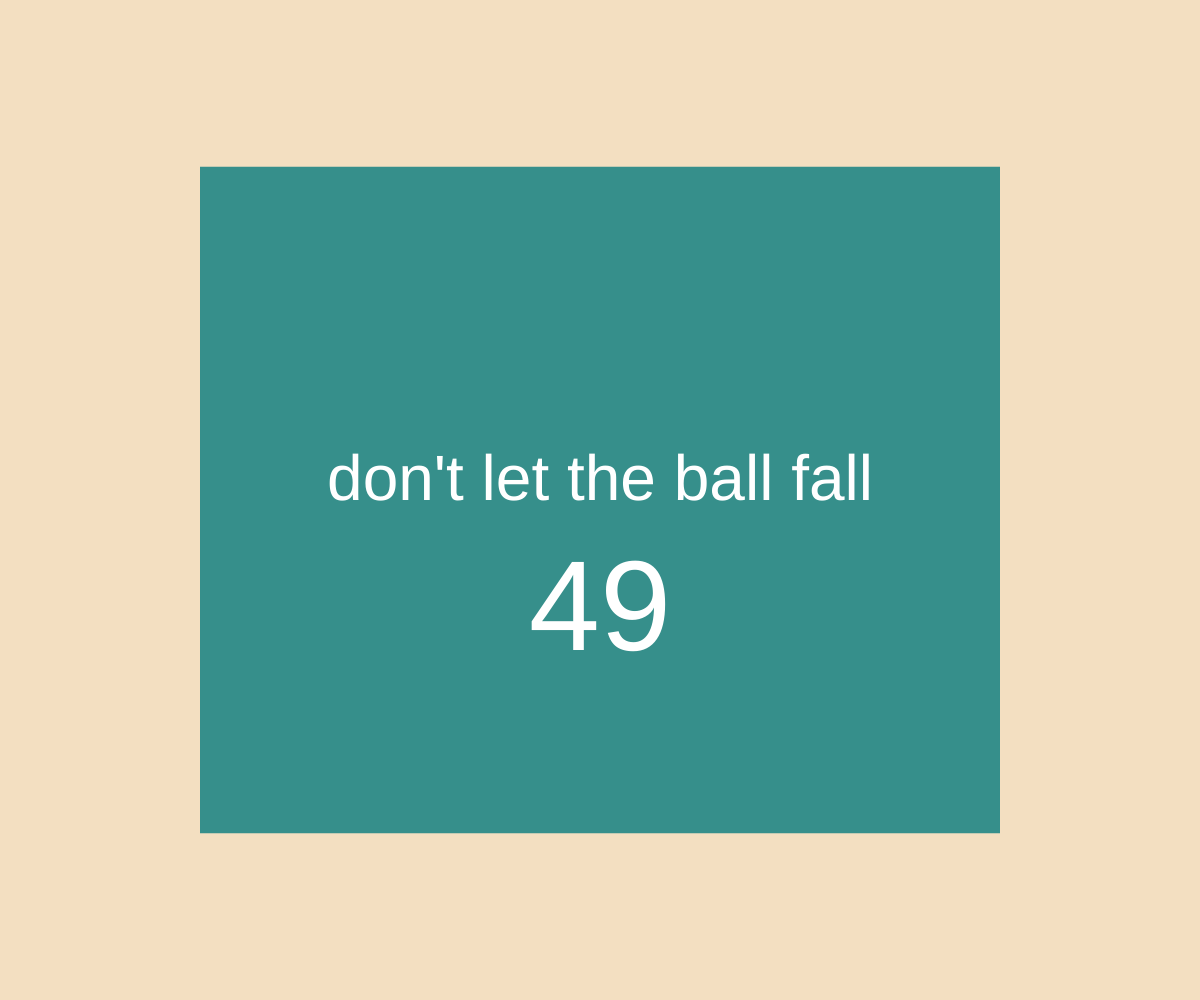
Frame 1 (no input)
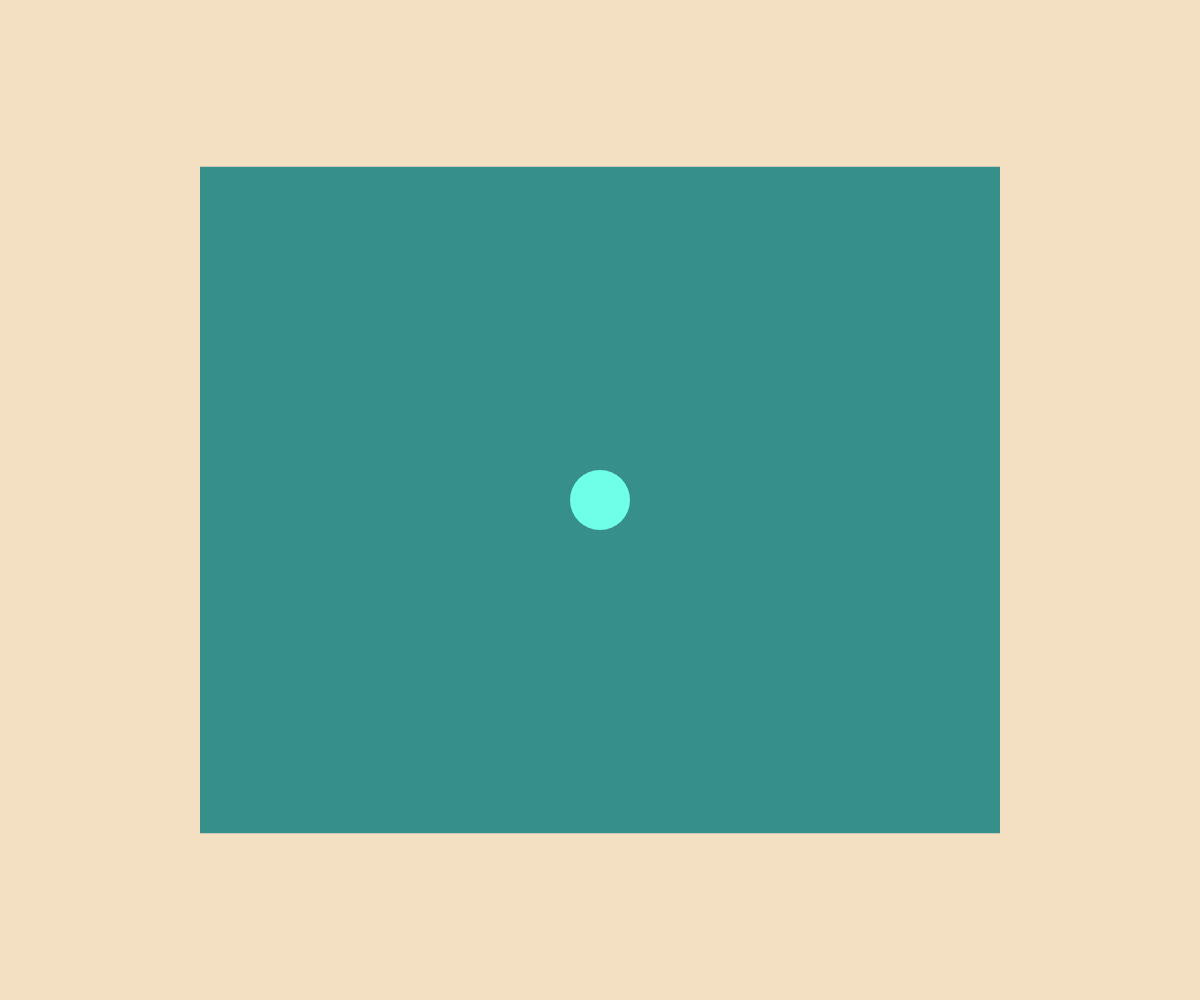
Frame 60 (no input)
Frame 120 (the mouse pressed at the canvas centre since frame 60): identical to frame 60, image omitted

The p5.js sketch that drew these frames (run headless with seeded random() and noise() and a simulated clock; from frame 60 on, the mouse is pressed at the canvas centre):

// p5.js sketch
// ── sketch.js
var x;
var y;
var vx = 0;
var vy = 0;
var countDown = 50;
var gameOver = false;


function preload() {

}

function setup() {
  createCanvas(windowWidth, windowHeight);
  rectMode(CORNERS);
  noStroke();

  x = width / 2;
  y = height / 2;



}

function draw() {

  background(243, 223, 193);

  fill(54, 143, 139);
  rect(width / 6, height / 6, width / 6 * 5, height / 6 * 5);

  if (
    x < width / 6 ||
    x > width / 6 * 5 ||
    y < height / 6 ||
    y > height / 6 * 5
  ) {
    gameOver = true;
  }


  if (frameCount < 50) {
    countDown = countDown - 1;
    fill(255);
    textSize(64);
    textAlign(CENTER);
    text("don't let the ball fall", width / 2, height / 2);
    textSize(128);
    text(countDown, width / 2, height / 2 + 150);

  } else if (gameOver == false) {
    ballMovement();
    fill(111, 255, 233);
    ellipse(x, y, 60);

  } else if (gameOver == true) {
    fill(255);
    textSize(64);
    textAlign(CENTER);
    text("GAME OVER", width / 2, height / 2);



  }


}

function touchMoved() {
  return false;
}


function ballMovement() {
  vx = rotationY * 4;
  vy = rotationX * 4;
  x = x + vx;
  y = y + vy;
}
